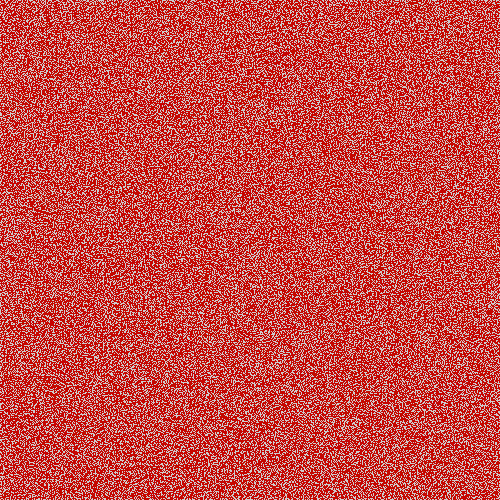
Frame 1 (no input)
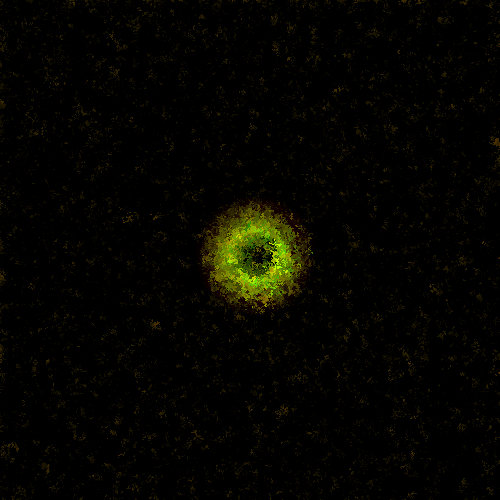
Frame 60 (the mouse pressed at the canvas centre just before this capture)
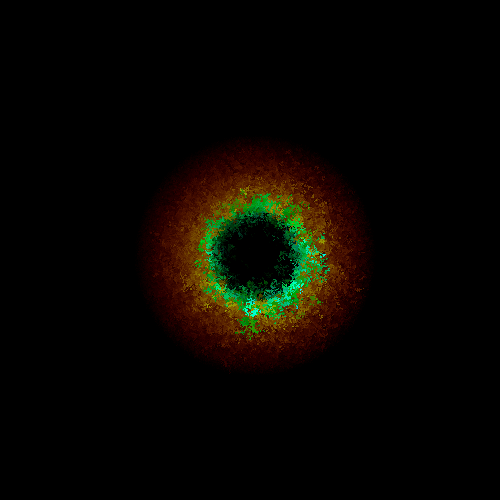
Frame 120 (the mouse held since frame 60 and released just before this capture)

The Processing sketch that drew these frames (run headless with seeded random() and noise(); from frame 60 on, the mouse is pressed at the canvas centre):

// Processing sketch: ColorSpread
// ── ColorSpread.pde
int x,y,t;float h,s,b,d,f,c=255;

void setup(){size(500,500);colorMode(HSB,c);}
void draw(){f++;f=f%c;for(x=0;x<500;x++){for(y=0;y<500;y++){t=get(x,y);h=hue(t);s=c;b=brightness(t);d=dist(x,y,c,c);b+=(d<f&d>f*.4)?2:-4;
 set(int(random(4)-2)+x,int(random(4)-2)+y,color(h+1,c,b));}}}
//int x,y,t,c;float h,s,b,d,f,a=255;
//void setup(){
//  size(500,500);colorMode(HSB,a);
//}
//void draw(){
//  f++;f=f%a;
//  for(x=0;x<500;x++){
//    for(y=0;y<500;y++){
//      t=get(x,y);h=hue(t);s=saturation(t);b=brightness(t);
//      d=dist(x,y,a,a);
//      c=(d<f&d>f*.4)?color(h+1,s+2,b+2):color(h,s,b-4);
//      set(int(random(4)-2)+x,int(random(4)-2)+y,c);
//    }
//  }
//}
